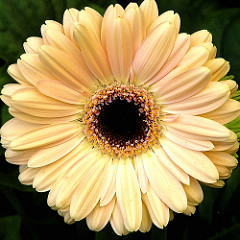
#> input picture Jupyter Files/Regresión logística/flowers/daisy/107592979_aaa9cdfe78_m.jpg, 240 x 240 px, found by its file name; its folder holds only this picture in this run
$ jupyter execute --allow-errors Flowers_Recognition.ipynb
#> lines starting #> are read from the running program, lines starting #| are printed output that depends on the picture
## Parte II. Clasificación de flores con regresión logística multiclase.

---

En esta sección del proyecto, se pretende desarrollar un modelo de regresión logística multiclase utilizando el enfoque One-vs-Rest, implementado desde cero con el algoritmo de optimización por descenso del gradiente.

Para este modelo predictivo, se empleará el conjunto de datos de reconocimiento de flores, el cual contiene una serie de imágenes etiquetadas en cinco clases distintas. El objetivo es construir clasificadores binarios independientes, es decir, uno por cada clase, que permitan distinguir entre una clase y el resto.

Antes de la implementación de dicho modelo, se realizará un procesamiento adecuado de los datos y un análisis exploratorio básico, necesario para comprender de mejor manera la distribución de las variables, justificar la elección de las características y preparar el conjunto de datos dado para el entrenamiento del modelo predictivo.

En este Notebook se detallan las siguientes etapas:

- Procesamiento y análisis exploratorio.

- Limpieza y transformación de los datos.

- Entrenamiento de clasificadores binarios para One-vs-Rest.

- Evaluación del rendimiento y visualización de resultados.

Las librerías del lenguaje de programación Python que serán implementadas son las siguientes:

[cell 1]
# Importación de las librerías necesarias para el procesamiento de datos y entrenamiento del modelo

import os
import numpy as np
import pandas as pd
import matplotlib.pyplot as plt
import seaborn as sns
from PIL import Image
from sklearn.model_selection import train_test_split
from sklearn.preprocessing import LabelEncoder, StandardScaler
from sklearn.metrics import classification_report, confusion_matrix
from scipy.stats import zscore
from collections import Counter
from imblearn.over_sampling import RandomOverSampler

Luego de haber importado las librerías necesarias que se van a utilizar, agregamos una parte de código en donde se verifica si el Dataset ha sido descargado y descomprimido correctamente, dado que es necesario que exista en el ordenador donde se ejecuta el entrenamiento para poder acceder a dichos datos.

El código para la verificación es el siguiente:

[cell 2]
# Verificando la existencia del Dataset

DATASET_PATH = "flowers"

if not os.path.exists(DATASET_PATH) :
    raise FileNotFoundError(f"\033[91mLa carpeta {DATASET_PATH} no ha sido encontrada en la ubicación del Notebook.\033[0m")
else :
    print("\033[92mDataset encontrado en la ruta del Notebook.\033[0m")

De esta manera se ha verificado si el Dataset existe o no en la misma ruta que el Notebook. Si no se encuentra la carpeta "flowers" dentro de la ruta del Notebook, detiene la ejecución con un mensaje de advertencia, si le encuentra, informa que el Dataset se encuentra correctamente ubicado.

#### Descripción del conjunto de datos (Dataset).

---

El conjunto de datos en cuestión corresponde a un repositorio de Kaggle titulado como "Flowers Recognition" [1]. El dataset contiene más de 4,000 imágenes de flores clasificadas en cinco categorías distintas:

- Margarita (Daisy).

- Diente de león (Dandelion).

- Rosa (Rose).

- Girasol (Sunflowes).

- Tulipán (Tulip).

Ahora, cada una de las clases se encuentra en una carpeta diferente. Las imágenes dentro de las carpetas varían en tamaño y proporciones, por ello, deben ser procesadas previa implementación del entrenamiento del modelo matemático, para poder utilizar dicho conjunto de datos correctamente.

A continuación, se procede a realizar la carga y preparación inicial de las imágenes con un aplanamiento, en donde cada imagen es redimensionada a $64\times64$ píxeles en escala de grises y se convierte a un vector unidimensional, generando una matriz de características que representa cada imagen como un vector numérico de longitud $64\times64=4096$, procedimiento efectuado por medio del siguiente código:

[cell 3]
# Clases disponibles dentro del conjunto de datos
classes = os.listdir(DATASET_PATH)

print(f"\033[1mClases detectadas:\033[0m \033[92m{classes}\033[0m \n")

IMG_SIZE = 64 # con esta variable se va a redimensionar el tamaño de todas las imágenes dada la diferencia en la que provienen

# Variables para cargar las imágenes y las etiquetas de las clases

data = [] # Lista de imágenes
labels = [] # Lista de etiquetas

# Cargando las imágenes en la lista de imágenes y las etiquetas en la lista de etiquetas

for label in classes :

    path = os.path.join(DATASET_PATH, label) # Tomando cada clase del conjunto de datos principal
    count = 0

    for img_name in os.listdir(path) : # Se recorre cada una de las clases (carpetas dentro de "flowers")

        try :

            img_path = os.path.join(path, img_name) # Se obtiene la imagen actual
            img = Image.open(img_path).resize((IMG_SIZE, IMG_SIZE)) # Se redimensiona la imagen
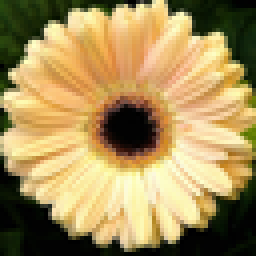
#> img: PIL image 64x64 RGB (shown 4 times larger); mean R, G, B 166.7, 143.3, 90.7
            img_array = np.array(img) / 255.0
            img_array = img_array.flatten() # Aplanando para la regresión
#> img_array = 12288 values, max 1 at index 297, min 0 at index 71, mean 0.524

            data.append(img_array) # Se agrega la imagen a la lista
            labels.append(label) # Se agrega la clase a la que pertenece a la lista de etiquetas

            count += 1

        except Exception as e :
            continue
#> pass 2 of the loop `for label in classes :`:
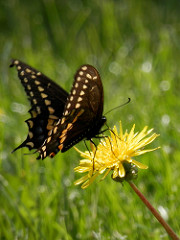
#> input picture Jupyter Files/Regresión logística/flowers/dandelion/10477378514_9ffbcec4cf_m.jpg, 180 x 240 px, found by its file name
#> `img = Image.open(img_path).resize((IMG_SIZE, IMG_SIZE))`:
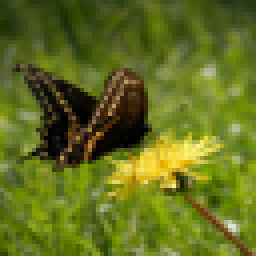
#> img: PIL image 64x64 RGB (shown 4 times larger); mean R, G, B 98.6, 110.3, 30.6
#> `img_array = img_array.flatten()`: img_array = 12288 values, max 0.992 at index 7050, min 0 at index 626, mean 0.313

# Convirtiendo la lista de imagenes y lista de etiquetas en matrices

_X_ = np.array(data)
_Y_ = np.array(labels)

print(f"\033[1mMatriz de imagenes ->\033[0m \n\033[92m{_X_}\033[0m\n")
#> (printed output is left out)
print(f"\033[1mMatriz de etiquetas ->\033[0m \033[92m{_Y_}\033[0m\n")

En la salida, se puede observar que fueron obtenidas 4317 imágenes, y para cada uno se detectaron las características, creando una matriz de $m$ muestras, en donde cada muestra posee una cantidad $n$ de características. Además, se creó la lista de etiquetas para cada una de las muestras, indicando la clase a la que pertenecen.

A continuación, se visualizan algunas imágenes representativas para tener una idea general del contenido visual que se le presentará al modelo, justificando la necesidad de transformar las imágenes en vectores aplanados para el entrenamiento.

[cell 4]
# Mostrando una imagen por clase

plt.figure(figsize=(12,6)) # tamaño de la figura que mostrara las imagenes

for i, class_name in enumerate(classes) : # iterando sobre todas las clases para mostrar la imagen por cada una

    # construccion de la ruta de la img actual
    img_path = os.path.join(DATASET_PATH, class_name, os.listdir(os.path.join(DATASET_PATH, class_name))[0])

    img = Image.open(img_path).resize((IMG_SIZE, IMG_SIZE)).convert("RGB") # se abre la imagen, se redimensiona y se convirte a RGB
    plt.subplot(1, 5, i+1) # subplot para mostrar la imagen actual en una fila de 1 x 5
    plt.imshow(img) # mostrando la imagen en la celda del subplot
    plt.title(class_name) # titulo de la imagen (clase a la que pertenece)
    plt.axis("off") # se ocultan los ejes
#> pass 2 of the loop `for i, class_name in enumerate(classes) :`:


plt.suptitle("Ejemplos de cada clase") # titulo general para toda la figura generada
plt.show() # se muestra la figura con las imagenes de ejemplo
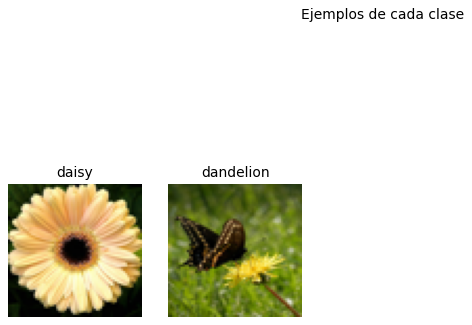
#> figure drawn by matplotlib, 2 panels

Para que el descenso del gradiente funcione correctamente, las características deben estar en la misma escala, por ello, se aplica la normalización estándar, asegurando que todas las variables tengan media cero y desviación estándar uno, así se asegura igualmente la convergencia, evitando que algunas características dominen el aprendizaje.

Además, dado que las clases originales son categóricas, es decir, nombres de flores, se requiere codificarlas numéricamente para aplicar el algoritmo de regresión logística. Para ello, se utiliza **Label Encoding**, que convierte etiquetas de texto a números entre $0\land(C-1)$, siendo $C$ el número de clases.

En este momento, se procede a realizar una normalización, se estandarizan los valores numéricos de cada pixel usando **StandardScaler**, con el objetivo de mejorar la convergencia del método del descenso del gradiente en el entrenamiento. Asimismo, se codifican las clases con valores numéricos de cero a cuatro para facilitar la clasificación multiclase.

[cell 5]
# Escalando las características

scaler = StandardScaler() # instancia del escalador estandar (normaliza los datos para que tengan media 0 y desviacion estandar 1)
X_Scaled = scaler.fit_transform(_X_) # se ajusta el escalador a los datos de entrada (transformacion de los datos a escalado estandar)

print("\033[1mDatos escalados ->\033[0m")
print(f"\033[92m{X_Scaled}\033[0m\n")
#> (printed output is left out)

# Codificando las etiquetas

encoder = LabelEncoder() # instancia del codificador de etiquetas (convierte etiquetas de texto a valores numericos)
Y_Encoded = encoder.fit_transform(_Y_) # se ajusta el codificador a las etiquetas de clases y se transforman a numeros de cero a cuatro

print(f"\033[1mEtiquetas/clases codificadas ->\033[0m \033[92m{Y_Encoded}\033[0m\n")

# Mostrando las clases codificadas

for i, name in enumerate(encoder.classes_) :
    print(f"\033[1m{i}:\033[0m \033[94m{name}\033[0m") # se imprime cada clase original junto con su valor numerico codificado

En este caso, podemos notar que el conjunto de datos con los que se va a trabajar para entrenar y evaluar el modelo, cargado anteriormente desde el ordenador, ha sido escalado y se expresa como una matriz de $m$ muestras normalizadas $\times$ $n$ características, en donde para el caso mostrado $n=12,289$ y $m=4317$. Este dato se comprende mejor al observar un DataFrame creado a partir de los datos escalados en la etapa de preprocesamiento.

Además, los datos de las etiquetas de clases por cada muestra han sido codificados en un número de 0 a 4, en donde cada número representa una clase, mostrando su definición en la salida final.

#### Previa al procesamiento de datos.

---

Antes de entrenar un modelo de regresión logística multiclase, es fundamental un preprocesamiento riguroso sobre los datos, con el fin de mejorar la calidad del entrenamiento y asegurar que el modelo generalice adecuadamente, para ello, se realiza una limpieza de los datos, detectando valores atípicos y eliminando de datos duplicados, así como un análisis de las clases y balanceo de los datos. A continuación, se detallan las fases:

**Eliminación de registros duplicados.**

Se verifica si existen registros duplicados dentro del conjunto de imágenes procesadas, lo cual puede ocurrir si múltiples archivos poseen un contenido idéntico o si se repiten en diferentes clases.

Sea $X\in\mathbb{R}^{m\times n}$ la matriz de entrada con $m$ muestras y $n$ características, se verifica si existen filas repetidas en $X$.

[cell 6]
# Creando un DataFrame temporal para verificar si existen duplicados

df_temp = pd.DataFrame(X_Scaled) # DataFrame temporal con los datos escalados
#> df_temp = table of 2 rows and 12288 columns
df_temp["label"] = Y_Encoded # Se añade una columna con las etiquetas codificadas

print(f"\033[1mDataFrame ->\033[0m\n\033[92m{df_temp}\033[0m\n")
#> (printed output is left out)

# Verificando duplicados

num_duplicates = df_temp.duplicated().sum() # Contador de filas completamente duplicadas (considerando caracteristicas y etiquetas)
#> num_duplicates = 0

print(f"\033[1mRegistros duplicados:\033[0m \033[91m{num_duplicates}\033[0m\n")
#| [1mRegistros duplicados:[0m [91m0[0m

# Eliminando los registros duplicados si existen

df_temp = df_temp.drop_duplicates() # Eliminando filas duplicadas
#> df_temp = table of 2 rows and 12289 columns
X_Scaled = df_temp.drop("label", axis=1).values # Actualizando los datos escalados (no incluye la columna 'label')
Y_Encoded = df_temp["label"].values # Se actualizan las etiquetas codificadas (solo incluye la columna 'label')
#> Y_Encoded = [0, 1]

print(f"\033[1mDatos escalados actualizados ->\033[0m \n\033[92m{X_Scaled}\033[0m\n")
#> (printed output is left out)
print(f"\033[1mDatos de etiquetas actualizados ->\033[0m \033[92m{Y_Encoded}\n\033[0m")
#| [1mDatos de etiquetas actualizados ->[0m [92m[0 1]
#| [0m

En la salida mostrada, se puede observar primeramente el DataFrame que se hablaba anteriormente, el cual muestra la matriz de orden $4317\times12289$ en donde han sido almacenadas las 12289 características que contiene cada una de las 4317 muestras normalizadas cargadas al conjunto de datos en el principio, siendo estos los datos escalados con los que se va a trabajar el entrenamiento del modelo y se medirá su rendimmiento.

De igual manera, se observa que en dicho gran conjunto de datos hubo un total de 2 registros duplicados los cuales fueron eliminados, y posteriormente se mostró nuevamente la matriz de datos escalados en su forma de lista, así como la matriz de etiquetas codificadas de dimensión $1\times4317$, en donde cada número representa la etiqueta verdadera codificada de cada muestra, es decir, la clase a la que pertenecen las 2500 muestras del conjunto de entrada.

**Detección de Outliers.**

Los valores atípicos pueden afectar negativamente el rendimiento del modelo, para detectarlos se utiliza el método **Z-score**, que mide cuántas desviaciones estándar se aleja cada valor de la media, es decir, observaciones que se alejan significativamente del resto de los datos, calculado por:

$$Z=\frac{x - \mu}{\sigma}$$

Donde $\mu$ es la media y $\sigma$ la desviación estándar. Un valor absoluto $Z > 3$ se considera un **Outlier**.

A continuación, se procede a calcular el z-score para cada una de las muestras en el conjunto de datos escalados, encontrar las características por muestra que posean $zscore>3$ y que por lo tanto, se considera outlier y finalmente, calcular si una muestra posee más del 10% de sus características como outliers. Luego, se procede a eliminar las muestras que cumplan con la condición dada.

[cell 7]
# calculando el z-score para todas las muestras dentro de los datos escaldos

z_scores = zscore(X_Scaled) # Se calcula z-score para todas las muestras
print(f"\033[1mz-score ->\033[0m\n\033[92m{z_scores}\033[0m\n")
#> (printed output is left out)

# se determina si una característica dentro de cada muestra es outlier (z_scores > 3 || z_scores < -3)

outlier_sample = np.abs(z_scores) > 3
print(f"\033[1mCaracteristicas de las muestras que son outliers ->\033[0m\n\033[91m{outlier_sample}\033[0m\n")
#> (printed output is left out)

# se calcula el porcentaje de caracteristicas outlier dentro de cada muestra

outlier_porcents_per_sample = np.mean(outlier_sample, axis=1)
#> outlier_porcents_per_sample = [0, 0]
print(f"\033[1mPorcentaje de outlier en cada muestra ->\033[0m \n\033[91m{outlier_porcents_per_sample}\033[0m\n")
#| [1mPorcentaje de outlier en cada muestra ->[0m
#| [91m[0. 0.][0m

# identificando las muestras que poseen mas del 10% de outliers en sus caracteristicas

samples_to_remove = np.where(outlier_porcents_per_sample > 0.10)[0]
#> samples_to_remove = empty array
print(f"\033[1mMuestra a eliminar por outlier ->\033[0m\n\033[91m{samples_to_remove}\033[0m\n")
#| [1mMuestra a eliminar por outlier ->[0m
#| [91m[][0m

# se eliminan las muestras con mas del 10% de outliers del conjunto de datos escalado

X_Cleaned = np.delete(X_Scaled, samples_to_remove, axis=0)

print(f"\033[1mCantidad de muestras eliminadas consideradas outliers ->\033[0m \033[91m{len(samples_to_remove)}\033[0m\n")
#| [1mCantidad de muestras eliminadas consideradas outliers ->[0m [91m0[0m

X_Scaled = X_Cleaned

print(f"\033[1mConjunto de datos escalado sin outliers ->\033[0m \n\033[92m{X_Scaled}\033[0m\n")
#> (printed output is left out)

En la primera salida, se define el z-score para cada muestra, en donde se indica por cada valor su alejamiento en desviaciones estándar de la media de datos, luego, dado que se ha establecido que, si algún dato tiene como $z-score > 3$ entonces se considera **outlier**, el z-score de todas las características es evaluado para verificar si cumplen dicha condición, mostrando la matriz de booleanos, indicando si una característica es outlier (true) o no (false), estos son obtenidos y se muestra en la siguiente salida, posteriormente, se calcula el porcentaje de outliers dentro de cada muestra, mostrando el vector de porcentaje de outlier para todas las muestras, luego se verifica para cada muestra si ese porcentaje es mayor que 10%, si alguna cumple, se considera outlier y se almacena en un vector de muestras a eliminar que es impreso en consola verificando las muestras exactas del conjunto de datos escalado que serán eliminados, luego indica la cantidad de muestras eliminadas dentro del conjunto y finalmente se muestra de nuevo la matriz de datos escalados pero con las muestras outliers eliminadas, asegurando tener datos con los que el entrenamiento del modelo no será distorsionado, ni las predicciones serán alteradas por valores atípicos.

En la salida, los resultados demuestran que no existen outliers que puedan distorsionar el entrenamiento del modelo, no hay ninguna muestra en donde haya una cantidad de características outlier que no permitan el correcto desarrollo del modelo, por lo tanto, ninguna muestra es eliminada del conjunto de datos escalado, y el conjunto de datos mostrado es exactamente el mismo antes de la validación de existencia de outliers.

**Distribución de clases.**

Una fase importante es verificar si el conjunto de datos está balanceado, esto dado que la regresión logística multiclase puede verse sesgada si hay clases con demasiadas o muy pocas muestras.

Para ello, se grafica la distribución de los datos de muestra por cada clase:

[cell 8]
def plot_class_distribution(y_encoded, title="Distribución de clases"):
#> called with y_encoded = array of shape (2,), title = 'Distribución de clases'
    sns.countplot(x=y_encoded)
    plt.title(title)
    plt.xlabel("Clase codificada")
    plt.ylabel("Muestras")
    plt.show()
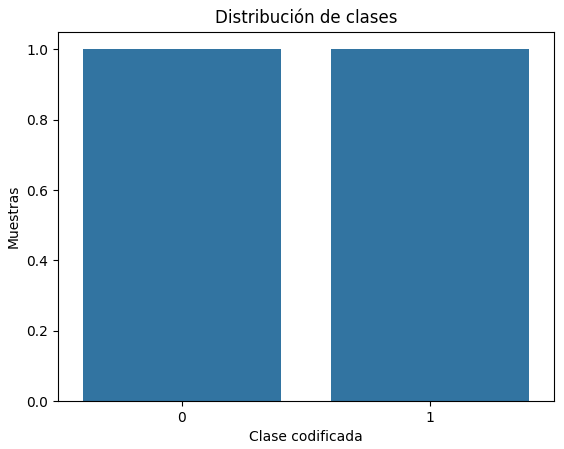
#> figure drawn by matplotlib, 1 panel

plot_class_distribution(Y_Encoded)

Habiendo tomado una perspectiva de como se ve el balanceo de los datos por cada una de las clases, se procede a realizar una verificación del máximo y mínimo conteo para encontrar la razón de desbalanceo, si esta supera el valor de **THRESHOLD** entonces se aplica submuestro para balancear los datos de entrada y los de etiquetas codificadas.

[cell 9]
counts = Counter(Y_Encoded)
#> counts = {0: 1, 1: 1}

max_count = max(counts.values())
#> max_count = 1
min_count = min(counts.values())
#> min_count = 1

imbalance_ratio = max_count / min_count
#> imbalance_ratio = 1
print(f"\033[1mRazon de desbalanceo ->\033[0m \033[94m{imbalance_ratio}\033[0m\n")
#| [1mRazon de desbalanceo ->[0m [94m1.0[0m

THRESHOLD = 1.5

if imbalance_ratio > THRESHOLD:

    print("\033[92mClases desbalanceadas detectadas.\033[0m\n")

    sampler = RandomOverSampler(random_state=42)
    print("\033[94mAplicando sobremuestreo . . .\033[0m")

    X_balanced, y_balanced = sampler.fit_resample(X_Scaled, Y_Encoded)

    plot_class_distribution(y_balanced, title="Distribución de clases balanceada")

    X_scaled = X_balanced
    y_encoded = y_balanced

else:
    print("\033[92mNo hay desbalanceo significativo. No se aplica corrección.\033[0m")
